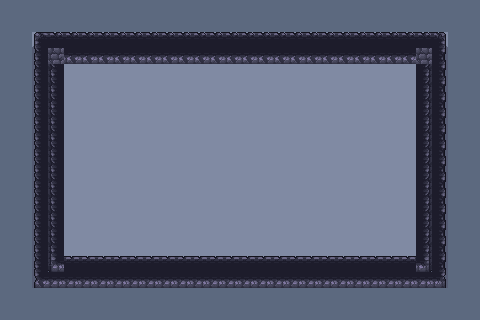

A level layout from a 2D game, rendered from its tile map. Below: a short description, then the map file with tile-grid data replaced by summaries:
An orthogonal 30x20 tile map with 16x16 px tiles, 3 tile layers (Fondo, Suelo, Obstaculos), 4 tilesets and 51 objects.

<map version="1.10" tiledversion="1.11.2" orientation="orthogonal" renderorder="right-down" width="30" height="20" tilewidth="16" tileheight="16" infinite="0" nextlayerid="7" nextobjectid="74">
 <tileset firstgid="1" source="tilesets/Paredes2.tsx" />
 <tileset firstgid="494" source="tilesets/Paredes.tsx" />
 <tileset firstgid="750" source="tilesets/Objetos.tsx" />
 <tileset firstgid="966" source="tilesets/goomba.tsx" />
 <layer id="1" name="Fondo" width="30" height="20">
  <data>[600 cells, 600 non-empty, 1 distinct tile ids]</data>
 </layer>
 <layer id="2" name="Suelo" width="30" height="20">
  <data>[600 cells, 416 non-empty, 1 distinct tile ids]</data>
 </layer>
 <layer id="3" name="Obstaculos" width="30" height="20">
  <data>[600 cells, 152 non-empty, 15 distinct tile ids]</data>
 </layer>
 <objectgroup id="5" name="Colisiones">
  <object id="5" gid="615" x="64" y="160" width="16" height="16" />
  <object id="6" gid="615" x="80" y="160" width="16" height="16" />
  <object id="7" gid="615" x="96" y="160" width="16" height="16" />
  <object id="8" gid="615" x="112" y="160" width="16" height="16" />
  <object id="9" gid="609" x="112" y="144" width="16" height="16" />
  <object id="10" gid="609" x="96" y="144" width="16" height="16" />
  <object id="11" gid="609" x="80" y="144" width="16" height="16" />
  <object id="12" gid="609" x="64" y="144" width="16" height="16" />
  <object id="13" gid="585" x="128" y="144" width="16" height="16" />
  <object id="14" gid="593" x="128" y="160" width="16" height="16" />
  <object id="19" gid="625" x="64" y="176" width="16" height="16" />
  <object id="20" gid="625" x="80" y="176" width="16" height="16" />
  <object id="21" gid="625" x="96" y="176" width="16" height="16" />
  <object id="22" gid="625" x="112" y="176" width="16" height="16" />
  <object id="23" gid="601" x="128" y="176" width="16" height="16" />
  <object id="24" gid="579" x="128" y="192" width="16" height="16" />
  <object id="32" gid="577" x="272" y="80" width="16" height="16" />
  <object id="36" gid="577" x="272" y="96" width="16" height="16" />
  <object id="37" gid="577" x="272" y="112" width="16" height="16" />
  <object id="38" gid="577" x="272" y="128" width="16" height="16" />
  <object id="39" gid="577" x="272" y="144" width="16" height="16" />
  <object id="40" gid="578" x="272" y="160" width="16" height="16" />
  <object id="41" gid="577" x="272" y="256" width="16" height="16" />
  <object id="42" gid="577" x="272" y="240" width="16" height="16" />
  <object id="43" gid="577" x="272" y="224" width="16" height="16" />
  <object id="44" gid="577" x="272" y="208" width="16" height="16" />
  <object id="45" gid="258" x="272" y="192" width="16" height="16" />
  <object id="54" gid="142" x="176" y="128" width="16" height="16" />
  <object id="55" gid="159" x="176" y="144" width="16" height="16" />
  <object id="56" gid="160" x="192" y="144" width="16" height="16" />
  <object id="57" gid="161" x="208" y="144" width="16" height="16" />
  <object id="60" gid="126" x="192" y="96" width="16" height="16" />
  <object id="61" gid="142" x="176" y="112" width="16" height="16" />
  <object id="62" gid="125" x="176" y="96" width="16" height="16" />
  <object id="63" gid="127" x="208" y="96" width="16" height="16" />
  <object id="66" gid="144" x="208" y="128" width="16" height="16" />
  <object id="67" gid="144" x="208" y="112" width="16" height="16" />
  <object id="68" gid="143" x="192" y="128" width="16" height="16" />
  <object id="69" gid="497" x="192" y="112" width="16" height="16" />
  <object id="70" gid="880" x="288" y="112" width="16" height="16" />
  <object id="71" gid="904" x="288" y="128" width="16" height="16" />
  <object id="72" gid="881" x="80" y="192" width="16" height="16" />
  <object id="73" gid="905" x="80" y="208" width="16" height="16" />
 </objectgroup>
 <objectgroup id="6" name="Interactivos">
  <object id="46" gid="783" x="80" y="96" width="16" height="16" />
  <object id="47" gid="784" x="96" y="96" width="16" height="16" />
  <object id="48" gid="807" x="80" y="112" width="16" height="16" />
  <object id="49" gid="808" x="96" y="112" width="16" height="16" />
 </objectgroup>
 <objectgroup id="4" name="Enemigos">
  <object id="50" gid="966" x="123" y="120" width="20" height="20" />
  <object id="51" gid="966" x="369.333" y="109" width="20" height="20" />
  <object id="52" gid="966" x="136.333" y="236.333" width="20" height="20" />
  <object id="53" gid="966" x="365.667" y="236" width="20" height="20" />
 </objectgroup>
</map>
